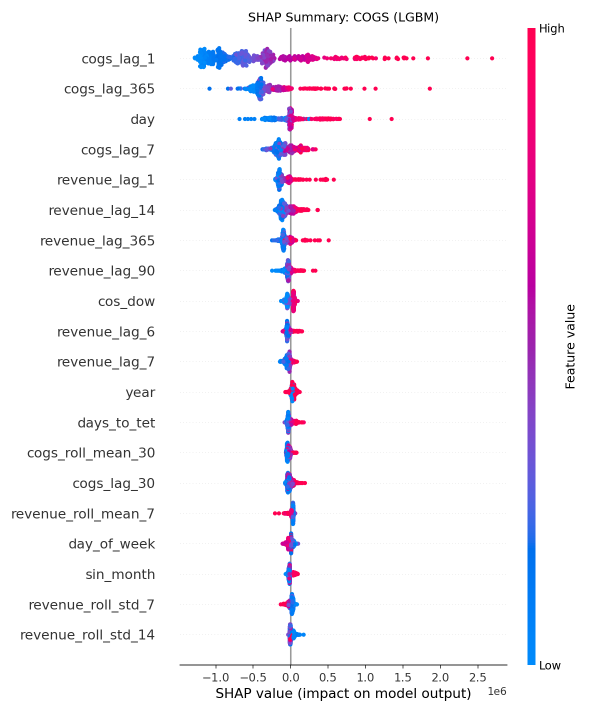
#> input picture shap_summary_COGS_LGBM.png, 1200 x 1425 px (shown at 1/2 size)
$ python -i feature_engineering.py   (imports and definitions only)
#> lines starting #> are read from the running program, lines starting #| are printed output that depends on the picture
import pandas as pd
import numpy as np
import matplotlib.pyplot as plt
import seaborn as sns
import os
from pathlib import Path


DATA_DIR = Path("Data")

# class dùng để load toàn bộ data
class DataLoader:
    """
    Load và quản lý toàn bộ các bảng dữ liệu của Datathon 2026.

    Attributes
    ----------
    sales        : pd.DataFrame  — Target chính (Date, Revenue, COGS)
    orders       : pd.DataFrame  — Thông tin đơn hàng
    order_items  : pd.DataFrame  — Chi tiết từng dòng sản phẩm trong đơn
    payments     : pd.DataFrame  — Thông tin thanh toán
    customers    : pd.DataFrame  — Thông tin khách hàng
    products     : pd.DataFrame  — Danh mục sản phẩm
    promotions   : pd.DataFrame  — Chương trình khuyến mãi
    inventory    : pd.DataFrame  — Tồn kho cuối tháng
    web_traffic  : pd.DataFrame  — Lưu lượng truy cập website hàng ngày
    returns      : pd.DataFrame  — Các sản phẩm bị trả lại
    reviews      : pd.DataFrame  — Đánh giá sản phẩm
    shipments    : pd.DataFrame  — Thông tin vận chuyển
    geography    : pd.DataFrame  — Danh sách mã bưu chính các vùng
    """

    # Mapping: attribute_name -> (filename, [date_columns])
    _FILES = {
        "sales":       ("sales.csv",       ["Date"]),
        "orders":      ("orders.csv",      ["order_date"]),
        "order_items": ("order_items.csv", []),
        "payments":    ("payments.csv",    []),
        "customers":   ("customers.csv",   ["signup_date"]),
        "products":    ("products.csv",    []),
        "promotions":  ("promotions.csv",  ["start_date", "end_date"]),
        "inventory":   ("inventory.csv",   ["snapshot_date"]),
        "web_traffic": ("web_traffic.csv", ["date"]),
        "returns":     ("returns.csv",     ["return_date"]),
        "reviews":     ("reviews.csv",     ["review_date"]),
        "shipments":   ("shipments.csv",   ["ship_date", "delivery_date"]),
        "geography":   ("geography.csv",   []),
    }

    def __init__(self, data_dir: Path = DATA_DIR):
        self.data_dir = Path(data_dir)
        self._load_all() # gọi tự động method _load_all() khi tạo object, dấu _ là quy ước của python cho private method

    # [24 lines left out: functions _load_all, summary, not called in this run]

    def __repr__(self): # print(object)
        loaded = [k for k in self._FILES if getattr(self, k) is not None]
        return f"DataLoader(data_dir='{self.data_dir}', tables={loaded})"


# ==================================================================
class FeatureEngineer:
    """
    Xây dựng feature matrix từ DataLoader cho bài toán dự báo Revenue & COGS.

    Dựa trên kết quả EDA:
    - Log1p transform: skew 1.67 -> -0.16 (dùng cho Ridge, optional)
    - Lag ưu tiên: lag_1, lag_2, lag_6, lag_14, lag_365
    - Web traffic: chỉ giữ sessions, unique_visitors, page_views (r~0.32)
    - Đỉnh mùa vụ: T3-T5; Đáy: T11-T12 -> dùng Fourier + holiday flags
    - promo_id_2: bỏ hẳn (100% missing)
    """

    TARGETS   = ["Revenue", "COGS"]

    def __init__(self, data: DataLoader):
        self.data = data
        self.df   = None   # feature matrix cuối cùng

    # ── Public API ─────────────────────────────────────────────────
    def build(self) -> pd.DataFrame:
        """Chạy toàn bộ pipeline và trả về feature matrix."""
        print("Building features...")
        self.df = self.data.sales.copy().sort_values("Date").reset_index(drop=True)

        self._add_time_features()
        self._add_lag_rolling_features()
        self._add_seasonal_features()
        self._add_transaction_features()
        self._add_web_traffic_features()
        self._add_inventory_features()
        self._add_promotion_features()
        self._drop_na_from_max_lag()

        print(f"\nFeature matrix: {self.df.shape[0]:,} rows x {self.df.shape[1]} cols")
        print(f"  Targets : {self.TARGETS}")
        print(f"  Features: {len(self.get_feature_cols())} columns")
        return self.df

    # [226 lines left out: functions get_feature_cols, _add_time_features, _add_lag_rolling_features, _add_seasonal_features, _add_transaction_features, _add_web_traffic_features and 4 more, not called in this run]


# ── Entry point ────────────────────────────────────────────────────
# [6 lines not run here, left out]

>>> import cv2
>>> picture = cv2.imread('shap_summary_COGS_LGBM.png', cv2.IMREAD_GRAYSCALE)
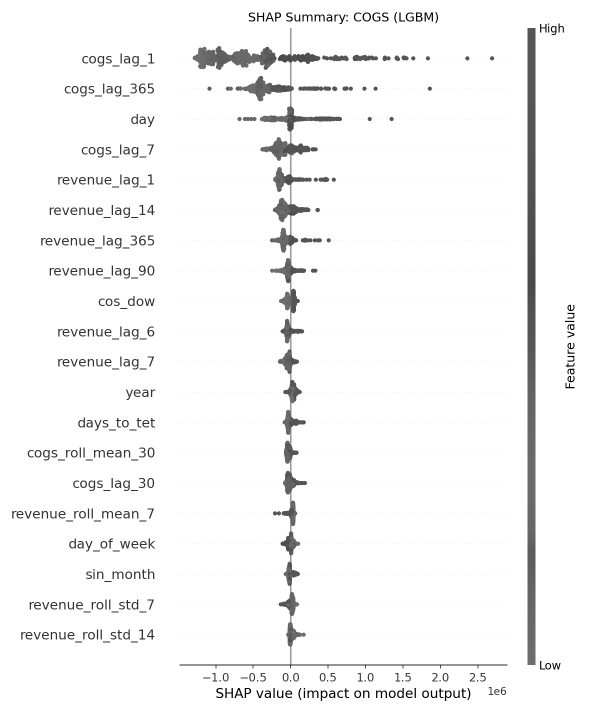
#> picture: shape (1425, 1200) (shown at 1/2 size); min 0, max 255, mean 246.4
#> (the run stopped early here; a loop or call above may not have finished)
